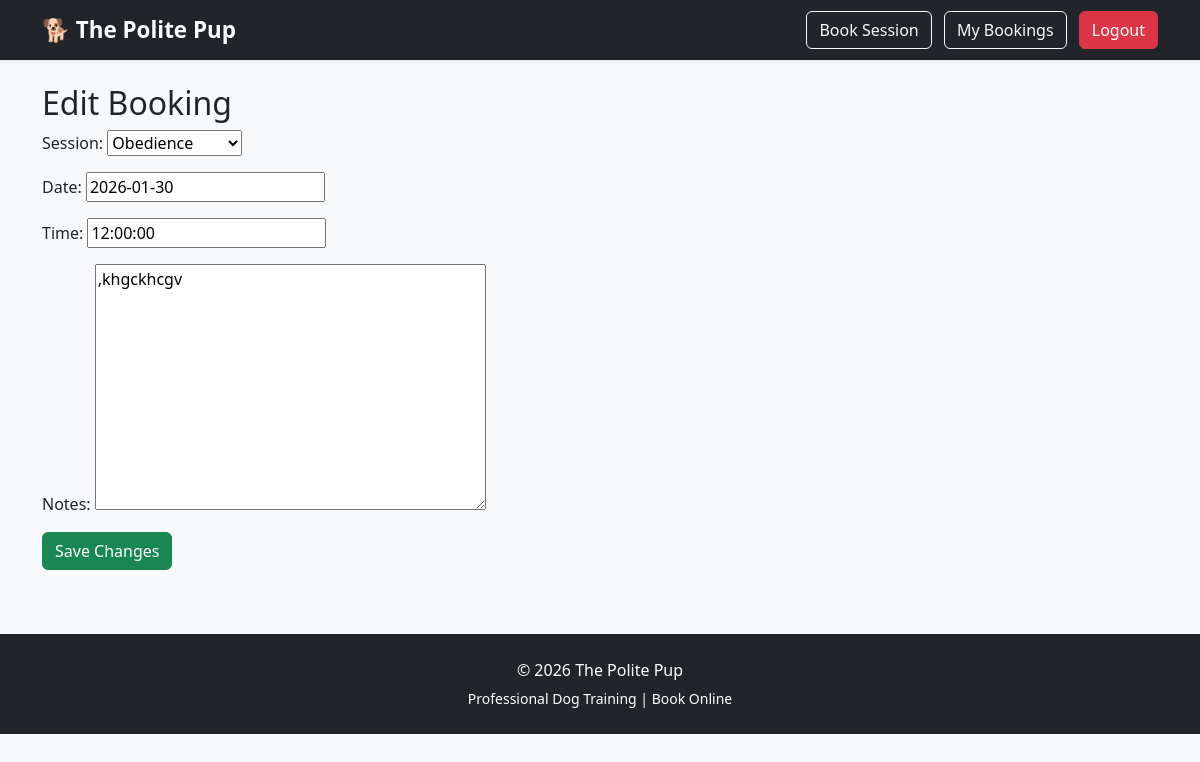
/edit/5/ (signed in), run on the app's committed database.
### bookings/models.py (models this page shows, shortened)
class Booking(models.Model):
    user = models.ForeignKey(
        settings.AUTH_USER_MODEL,
        on_delete=models.CASCADE
    )
    session = models.ForeignKey(
        TrainingSession,
        on_delete=models.CASCADE
    )
    date = models.DateField()
    time = models.TimeField()
    notes = models.TextField(blank=True)

### bookings/views.py (the view)
# urls.py: path('edit/<int:booking_id>/', edit_booking, name='edit_booking'),
@login_required
def edit_booking(request, booking_id):
    booking = get_object_or_404(
        Booking,
        id=booking_id,
        user=request.user
    )
    if request.method == 'POST':
        form = BookingForm(request.POST, instance=booking)
        if form.is_valid():
            form.save()
            return redirect('my_bookings')
    else:
        form = BookingForm(instance=booking)
    return render(
        request,
        'bookings/edit_booking.html',
        {'form': form}
    )

### bookings/forms.py
class BookingForm(forms.ModelForm):
    class Meta:
        model = Booking
        fields = ['session', 'date', 'time', 'notes']

### bookings/models.py (called while the page is built)
    def __str__(self):
        return self.name

### bookings/templates/bookings/edit_booking.html (shortened to what this page needs)
{% extends 'bookings/base.html' %}
{% block content %}
<h2>Edit Booking</h2>
<form method="post">
    {{ form.as_p }}
    <button class="btn btn-success">
        Save Changes
    </button>
</form>
{% endblock %}

### bookings/static/css/style.css (style rules this page uses)
body { background-color: #f8f9fa; }

### data on the page
Booking: session "Obedience", date "2026-01-30", time "12:00:00", notes ",khgckhcgv"
